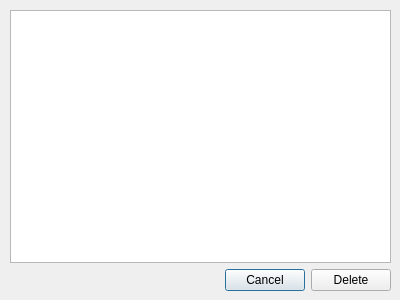
<?xml version="1.0" encoding="UTF-8"?>
<ui version="4.0">
 <class>bookmarkDialog</class>
 <widget class="QDialog" name="Bookmarks">
  <property name="geometry">
   <rect>
    <x>0</x>
    <y>0</y>
    <width>400</width>
    <height>300</height>
   </rect>
  </property>
  <property name="windowTitle">
   <string>Delete Bookmark</string>
  </property>
  <widget class="QWidget" name="verticalLayoutWidget">
   <property name="geometry">
    <rect>
     <x>10</x>
     <y>10</y>
     <width>381</width>
     <height>281</height>
    </rect>
   </property>
   <layout class="QVBoxLayout" name="verticalLayout">
    <item>
     <widget class="QListWidget" name="listWidget">
      <property name="sizePolicy">
       <sizepolicy hsizetype="MinimumExpanding" vsizetype="MinimumExpanding">
        <horstretch>0</horstretch>
        <verstretch>0</verstretch>
       </sizepolicy>
      </property>
     </widget>
    </item>
    <item>
     <layout class="QHBoxLayout" name="horizontalLayout">
      <item>
       <spacer name="horizontalSpacer">
        <property name="orientation">
         <enum>Qt::Horizontal</enum>
        </property>
        <property name="sizeHint" stdset="0">
         <size>
          <width>40</width>
          <height>20</height>
         </size>
        </property>
       </spacer>
      </item>
      <item>
       <widget class="QPushButton" name="cancelButton">
        <property name="text">
         <string>Cancel</string>
        </property>
       </widget>
      </item>
      <item>
       <widget class="QPushButton" name="deleteButton">
        <property name="text">
         <string>Delete</string>
        </property>
       </widget>
      </item>
     </layout>
    </item>
   </layout>
  </widget>
 </widget>
 <resources/>
 <connections/>
</ui>
